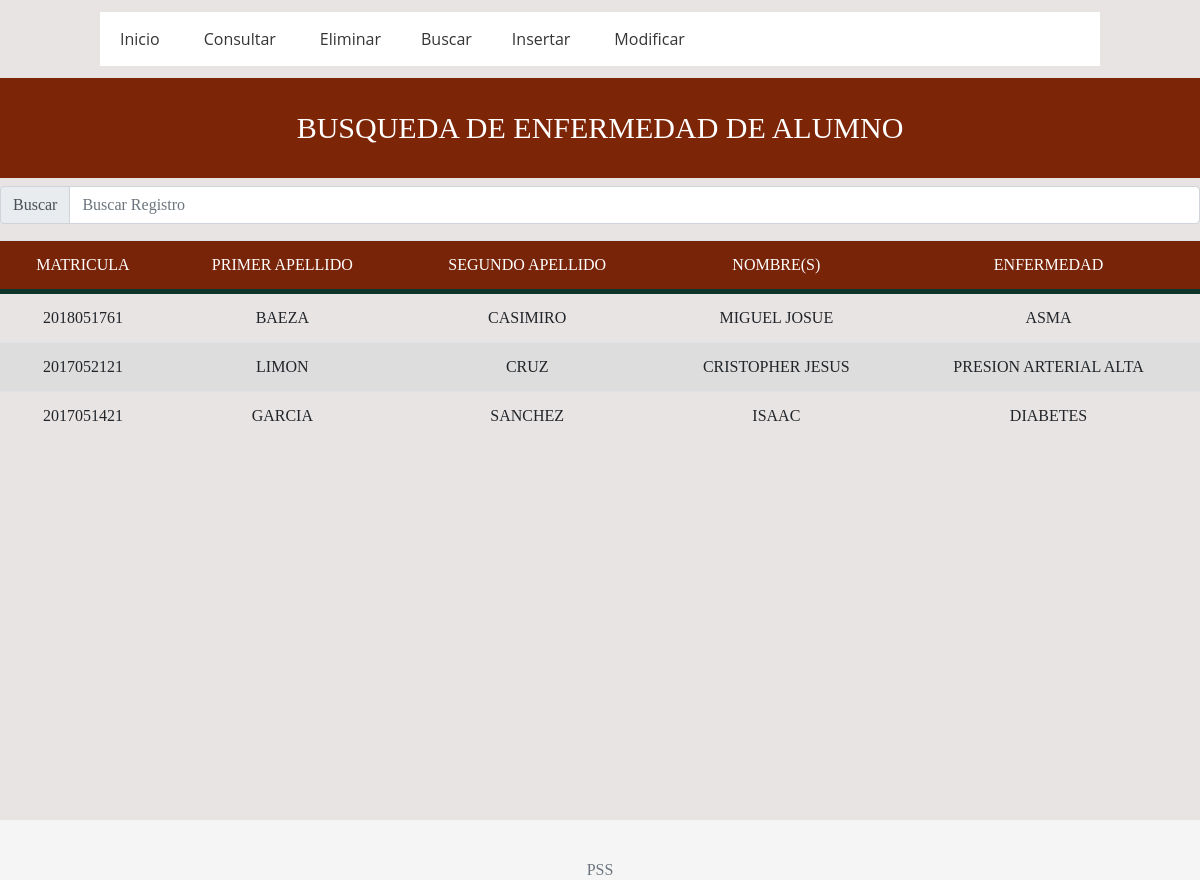
Page /BUSCAR/buscar_aluenf.php on the committed database.
### tables this page shows
CREATE TABLE ALUENF(
MATRICULA3 INT,
ID_ENF1 INT,
CONSTRAINT FK_MAT3 FOREIGN KEY(MATRICULA3) REFERENCES ALUMNO(MATRICULA) ON DELETE SET NULL,
CONSTRAINT FK_IENF1 FOREIGN KEY(ID_ENF1) REFERENCES ENFERMEDAD(ID_ENF) ON DELETE SET NULL)
ENGINE INNODB;

CREATE TABLE ALUMNO(
MATRICULA INT,
NOMBRE VARCHAR(50),
APE_P VARCHAR(50),
APE_M VARCHAR(50), 
FOTO VARCHAR(100),
GRUPO VARCHAR(50),
GENERO VARCHAR(50),
CURP VARCHAR(50),
CORREO VARCHAR(50),
PESO int,
ALTURA int,
ID_SAN1 INT,
ID_TURNO1 INT,
ID_CARRERA1 INT,
ID_ESTATUS1 INT,
CONSTRAINT PK_MAT PRIMARY KEY(MATRICULA),
CONSTRAINT FK_ISAN1 FOREIGN KEY(ID_SAN1) REFERENCES SANGRE(ID_SAN) ON DELETE SET NULL,
CONSTRAINT FK_ITUR1 FOREIGN KEY(ID_TURNO1) REFERENCES TURNO(ID_TURNO)ON DELETE SET NULL,
CONSTRAINT FK_ICAR1 FOREIGN KEY(ID_CARRERA1) REFERENCES CARRERA(ID_CARRERA)ON DELETE SET NULL,
CONSTRAINT FK_EST1 FOREIGN KEY(ID_ESTATUS1) REFERENCES ESTATUS(ID_ESTATUS)ON DELETE SET NULL)
ENGINE INNODB;

CREATE TABLE ENFERMEDAD(
ID_ENF INT,
NOM_ENF VARCHAR(130),
CONSTRAINT PK_IDENF PRIMARY KEY(ID_ENF))
ENGINE INNODB;

### BUSCAR/buscar_aluenf.php (the view, shortened to what this page needs)
<!doctype html>
<html lang="es">
<head>
  <link rel="stylesheet" href="ostras.css">
<link href="dist/css/bootstrap.min.css" rel="stylesheet">
<link href="assets/css/sticky-footer-navbar.css" rel="stylesheet">
<link rel="stylesheet" href="http://code.jquery.com/ui/1.10.1/themes/base/jquery-ui.css" />
	</head>
<head>
  <link rel="stylesheet" href="ostras.css">
</head>
<body>
</body>
</html>
<head>
  <link rel="stylesheet" href="ostras.css"><link rel="stylesheet" href="butt.css">
</head>
<body>
  <header>
    <nav class="navegacion">
      <ul class="menu">
        <li><a href="../menuostia.php">Inicio</a></li>
        <li><a href="../CONSULTAS/consulta_aluenf.php">Consultar</a></li>
        <li><a href="../BORRAR/borrar_aluenf.php">Eliminar</a>
          <li><a href="../BUSCAR/buscar_aluenf.php">Buscar</a>
		  <li><a href="../INSERTAR/insertar_aluenf.php">Insertar</a></li>
		  <li><a href="../MODIFICAR/modificar_aluenf.php">Modificar</a></li>
          </ul>
    </nav>
  </header>
</body>
</html>
 <html>
    <html>
    	<head> <meta charset="UTF-8">
    	<title>Alumno - Poli Search System 2.0</title> <link rel="stylesheet" href="dis.css">
    	<link rel="stylesheet" type="text/css" href="jamon.css">
    	</head>
    	<body>
    	<header>
		<h1 id="titulo">  BUSQUEDA DE ENFERMEDAD DE ALUMNO </h1> </header>
 		<div align="center">
  <link rel="stylesheet" href="ostras.css"><link rel="stylesheet" href="butt.css">
			 <link rel="stylesheet" href="ostras.css">
		</body>
	</html>
<head>
<div class="input-group mb-3">
  <div class="input-group-prepend">
    <span class="input-group-text" id="basic-addon1">Buscar</span>
  </div>
  <input id="FiltrarContenido" type="text" class="form-control" placeholder="Buscar Registro" aria-label="Alumno" aria-describedby="basic-addon1">
</div>
	    <table class="table table-hover">
       <thead>
          <tr align="center">
	<td>MATRICULA</td>
    <td>PRIMER APELLIDO</td>
    <td>SEGUNDO APELLIDO</td>
    <td>NOMBRE(S)</td>
    <td>ENFERMEDAD</td>
    </tr></thead>
        <tbody class="BusquedaRapida">
<?php
	$con = connect();
	$consulta = "SELECT MATRICULA3,APE_P,APE_M,NOMBRE,NOM_ENF FROM ALUENF inner join ALUMNO on ALUENF.MATRICULA3=ALUMNO.MATRICULA inner join ENFERMEDAD on ALUENF.ID_ENF1=ENFERMEDAD.ID_ENF";
	$resultado1 = mysqli_query($con , $consulta);
	while ($row=mysqli_fetch_array ($resultado1))
	{
	echo "<tr><td>". $row["MATRICULA3"]. "</td>";
	echo "<td>". $row["APE_P"]. "</td>";
	echo "<td>". $row["APE_M"]. "</td>";
	echo "<td>". $row["NOMBRE"]. "</td>";
	echo "<td>". $row["NOM_ENF"]. "</td>";
	}
?>
</tbody>
      </table>
    <footer class="footer">
      <div class="container">
        <span class="text-muted">PSS</a></p></span>
      </div>
    </footer>
  </body>
</html>

### BUSCAR/ostras.css (style rules this page uses)
* { margin: 0; padding: 0; -webkit-box-sizing: border-box; -moz-box-sizing: border-box; box-sizing: border-box; }
body { background: #E8E4E4; }
header { width: 100%; }
.navegacion { width: 1000px; margin: -4px auto; background: #fff; }
.navegacion ul { list-style: none; }
.menu > li { position: relative; display: inline-block; }
.menu > li > a { display: block; padding: 15px 20px; color: #353535; font-family: 'Open sans'; text-decoration: none; }

### BUSCAR/assets/css/sticky-footer-navbar.css (style rules this page uses)
html { position: relative; min-height: 100%; }
body { margin-bottom: 60px; }
.footer { position: absolute; bottom: 0; width: 100%; height: 60px; line-height: 60px; background-color: #f5f5f5; }
.footer > .container { padding-right: 15px; padding-left: 15px; }

### BUSCAR/butt.css (style rules this page uses)
body { margin: 0; padding: 0; }
.container { text-align: center; margin-top: 20px; }

### BUSCAR/dis.css (style rules this page uses)
body { background-color: #E8E4E4; font-family: Calibri; }
table { background-color: white; text-align: center; border-collapse: collapse; width: 100%; }
th, td { padding: 20px; }
thead { background-color: #782408; border-bottom: solid 5px #0F362D; color: white; }
tr:nth-child(even) { background-color: #ddd; }

### BUSCAR/jamon.css (style rules this page uses)
header #titulo { text-align: center; padding: 32px 32px; font-size: 30px; background-color:#7c2507; color: white; font-family: candara; }

### rows in the picture
aluenf: MATRICULA3 "2018051761", MATRICULA3.APE_P "BAEZA", MATRICULA3.APE_M "CASIMIRO", MATRICULA3.NOMBRE "MIGUEL JOSUE", ID_ENF1.NOM_ENF "ASMA"
aluenf: MATRICULA3 "2017052121", MATRICULA3.APE_P "LIMON", MATRICULA3.APE_M "CRUZ", MATRICULA3.NOMBRE "CRISTOPHER JESUS", ID_ENF1.NOM_ENF "PRESION ARTERIAL ALTA"
aluenf: MATRICULA3 "2017051421", MATRICULA3.APE_P "GARCIA", MATRICULA3.APE_M "SANCHEZ", MATRICULA3.NOMBRE "ISAAC", ID_ENF1.NOM_ENF "DIABETES"
